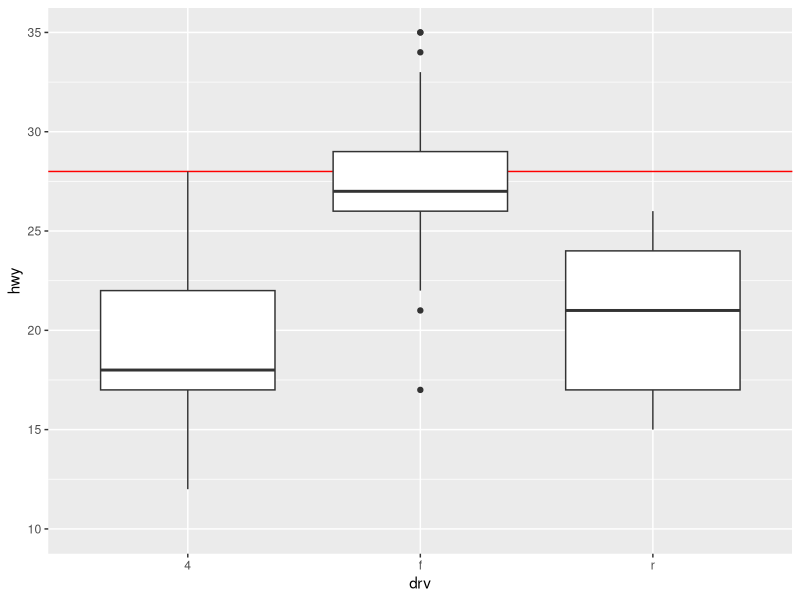

This figure's R source:
# https://twitter.com/data_question

library(ggplot2)

# With ggplot, it is known that one can use `ylim()` func to 
# alter the y-axis limits. I wanted to zoom in into a plot 
# so I decided to use it and wrote the following code, what is wrong with it?
base <- ggplot(mpg,aes(drv,hwy)) +
  geom_hline(yintercept = 28, colour = "red") + 
  geom_boxplot()

base+ylim(10,35)

# options:
# A) Nothing is wrong
# B) using ylim() removes the out of range values which can affect the boxplot (and it's stats)
# C) using ylim() the wrong way
# D) to zoom in both xlim() and ylim() must be provided

#Answer: B
# changing the y axis limits is not the same as zooming in with ggplot's ylim() func. it is better to use the xlim and ylim arguments of coord_cartesian() function.
# https://ggplot2-book.org/scale-position.html

#just learned about this! very off-topic
# install.packages("carbonate")
# library(carbonate)




